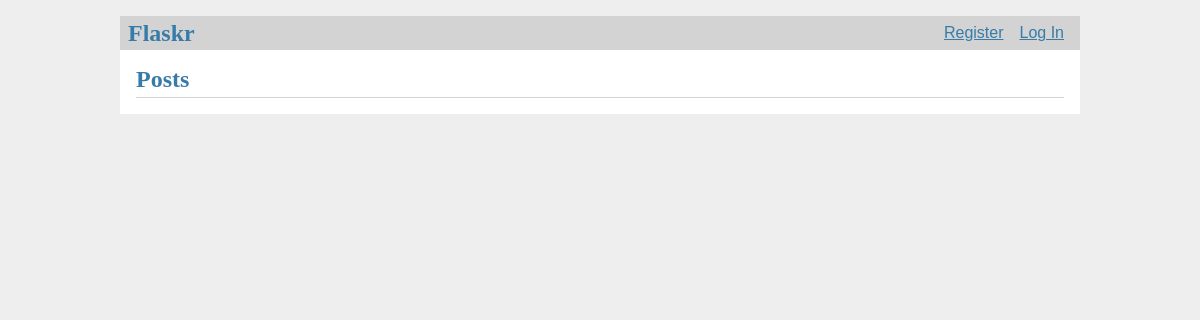
Before: / with the older database file.
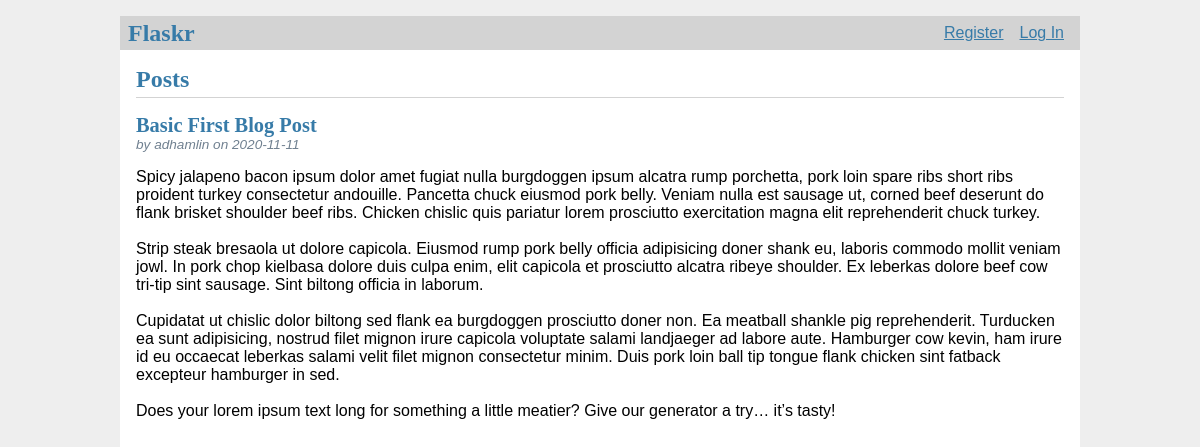
After: the same page with the newer database file.
### tables this page shows
CREATE TABLE post (
  id INTEGER PRIMARY KEY AUTOINCREMENT,
  author_id INTEGER NOT NULL,
  created TIMESTAMP NOT NULL DEFAULT CURRENT_TIMESTAMP,
  title TEXT NOT NULL,
  body TEXT NOT NULL,
  FOREIGN KEY (author_id) REFERENCES user (id)
);

CREATE TABLE user (
  id INTEGER PRIMARY KEY AUTOINCREMENT,
  username TEXT UNIQUE NOT NULL,
  password TEXT NOT NULL
);

### flaskr/blog.py (the view)
@bp.route('/')
def index():
    db = get_db()
    posts = db.execute(
        'SELECT p.id, title, body, created, author_id, username'
        ' FROM post p JOIN user u ON p.author_id = u.id'  # JOIN used so the author info from user table is available
        ' ORDER BY created DESC'
    ).fetchall()
    return render_template('blog/index.html', posts=posts)

### flaskr/auth.py (called while the page is built)
@bp.before_app_request
def load_logged_in_user():
    user_id = session.get('user_id')
    if user_id is None:
        g.user = None
    else:
        g.user = get_db().execute(
            'SELECT * FROM user WHERE id = ?', (user_id,)
        ).fetchone()

### flaskr/db.py (called while the page is built)
def get_db():
    if 'db' not in g:
        g.db = sqlite3.connect(  # establishes a connection
            current_app.config['DATABASE'],  # points to the Flask application handling the request
            detect_types=sqlite3.PARSE_DECLTYPES
        )
        g.db.row_factory = sqlite3.Row  # return rows that behave like dicts
    return g.db

### flaskr/templates/blog/index.html (shortened to what this page needs)
{% extends 'base.html' %}
{% block header %}
  <h1>{% block title %}Posts{% endblock %}</h1>
{% endblock %}
{% block content %}
  {% for post in posts %}
    <article class="post">
      <header>
        <div>
          <h1>{{ post['title'] }}</h1>
          <div class="about">by {{ post['username'] }} on {{ post['created'].strftime('%Y-%m-%d') }}</div>
        </div>
      </header>
      <p class="body">{{ post['body'] }}</p>
    </article>
  {% endfor %}
{% endblock %}

### flaskr/templates/base.html (shortened to what this page needs)
<!DOCTYPE html>
<html lang="en">
<head>
    <link rel="stylesheet" href="{{ url_for('static', filename='style.css') }}">
</head>
<body>
    <nav>
        <h1>Flaskr</h1>
        <ul>
            {% if g.user %}
                <li><span>{{ g.user['username'] }}</span>
                <li><a href="{{ url_for('auth.logout') }}">Log Out</a>
            {% else %}
                <li><a href="{{ url_for('auth.register') }}">Register</a>
                <li><a href="{{ url_for('auth.login') }}">Log In</a>
            {% endif %}
        </ul>
    </nav>
    <section class="content">
        <header>
            {% block header %}{% endblock %}
        </header>
        {% block content %}{% endblock %}
    </section>
</body>
</html>

### flaskr/static/style.css (style rules this page uses)
html { font-family: sans-serif; background: #eee; padding: 1rem; }
body { max-width: 960px; margin: 0 auto; background: white; }
h1 { font-family: serif; color: #377ba8; margin: 1rem 0; }
a { color: #377ba8; }
nav { background: lightgray; display: flex; align-items: center; padding: 0 0.5rem; }
nav h1 { flex: auto; margin: 0; }
nav ul { display: flex; list-style: none; margin: 0; padding: 0; }
nav ul li a, nav ul li span, header .action { display: block; padding: 0.5rem; }
.content { padding: 0 1rem 1rem; }
.content > header { border-bottom: 1px solid lightgray; display: flex; align-items: flex-end; }
.content > header h1 { flex: auto; margin: 1rem 0 0.25rem 0; }
.post > header { display: flex; align-items: flex-end; font-size: 0.85em; }
.post > header > div:first-of-type { flex: auto; }
.post > header h1 { font-size: 1.5em; margin-bottom: 0; }
.post .about { color: slategray; font-style: italic; }
.post .body { white-space: pre-line; }
.content:last-child { margin-bottom: 0; }

Changed rows visible on the page:
added post: title "Basic First Blog Post", username "adhamlin", created "2020-11-11", body "Spicy jalapeno bacon ipsum dolor amet fugiat nulla burgdoggen ipsum alcatra rump porchetta, pork loin spare ribs short ribs proident turkey consectetur andouille. Pancetta chuck eiusmod pork belly. Veniam nulla est sausage ut, corned beef deserunt do flank brisket shoulder beef ribs. Chicken chislic quis pariatur lorem prosciutto exercitation magna elit reprehenderit chuck turkey. Strip steak bresaola ut dolore capicola. Eiusmod rump pork belly officia adipisicing doner shank eu, laboris commodo mollit veniam jowl. In pork chop kielbasa dolore duis culpa enim, elit capicola et prosciutto alcatra ribeye shoulder. Ex leberkas dolore beef cow tri-tip sint sausage. Sint biltong officia in…"
